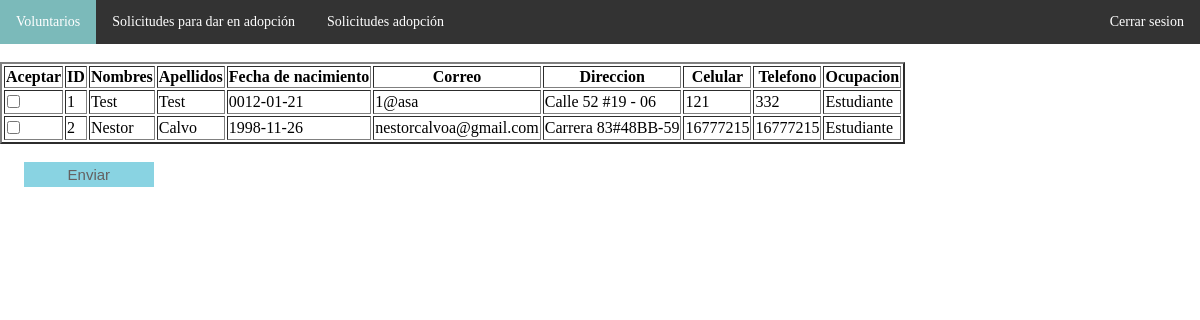
The app's page /php/voluntarios_add.php with its own data.
### tables this page shows
CREATE TABLE `voluntarios` (
  `nombres` varchar(151) NOT NULL,
  `apellidos` varchar(151) NOT NULL,
  `fecha` date NOT NULL,
  `correo` varchar(151) NOT NULL,
  `direccion` varchar(151) NOT NULL,
  `celular` mediumint(30) UNSIGNED NOT NULL,
  `telefono` mediumint(30) UNSIGNED NOT NULL,
  `ocupacion` varchar(151) NOT NULL,
  `id` int(11) NOT NULL,
  `revisado` varchar(11) NOT NULL DEFAULT 'no'
);

### php/voluntarios_add.php (the view, shortened to what this page needs)
<!DOCTYPE html>
<html lang="en">
<head>
    <link rel="stylesheet" href="../css/style_admin.css">
</head>
<body>
    <nav>
        <ul>
            <li><a class="active"  href="../php/voluntarios_add.php">Voluntarios</a></li>
            <li><a href="../php/solicitudes_add.php">Solicitudes para dar en adopción</a></li>
            <li><a href="../php/adopcion_acept.php">Solicitudes adopción</a></li>
            <li style="float:right"><a href="index.php" id="close_sesion">Cerrar sesion</a></li>
        </ul>
    </nav>
    <br>
    <table border = '2'>
        <tr>
            <th>Aceptar</th>
            <th>ID</th>
            <th>Nombres</th>
            <th>Apellidos</th>
            <th>Fecha de nacimiento</th>
            <th>Correo</th>
            <th>Direccion</th>
            <th>Celular</th>
            <th>Telefono</th>
            <th>Ocupacion</th>
        </tr>
        <?php
        $conectar = new mysqli('localhost', 'root', '', 'happy_animals');
        $conectar->set_charset("utf8");
        $sql = "SELECT * FROM voluntarios WHERE revisado = 'no'";
        $ejecutar = $conectar->query($sql);
        if(!$ejecutar){
            echo "Hubo error al ejectuar la cola";
            echo "<br>";
            echo $conectar->error;
        }
        else{
        ?>
        <?php
        while($rows = mysqli_fetch_array($ejecutar)){
            echo "<form method='post' name='check_solicitudes_vol' id = 'check_solicitudes_vol' action='check_voluntarios.php'>";
            echo "<tr>";
            echo "<td>";
            ?>
            <input type='checkbox' id =<?php echo $rows['id'] ?>  name=<?php echo $rows['id'] ?>>
            <?php
            echo "</td>";
            echo "<td>" .  $rows['id'] . "</td>" ;
            echo "<td>" .  $rows['nombres'] . "</td>" ;
            echo "<td>" .  $rows['apellidos'] . "</td>" ;
            echo "<td>" .  $rows['fecha'] . "</td>" ;
            echo "<td>" .  $rows['correo'] . "</td>" ;
            echo "<td>" .  $rows['direccion'] . "</td>" ;
            echo "<td>" .  $rows['celular'] . "</td>" ;
            echo "<td>" .  $rows['telefono'] . "</td>" ;
            echo "<td>" .  $rows['ocupacion'] . "</td>" ;
            echo "</tr>";
        }
        ?>
    </table>
    <br>
    <input type="submit" value="Enviar">
    <?php
    }
    ?>
</body>
</html>

### css/style_admin.css (style rules this page uses)
body { margin: 0; }
nav { background-color: #333; margin: 0; }
ul { list-style-type: none; margin: 0; padding: 0; overflow: hidden; }
li { float: left; }
li a { display: block; color: white; text-align: center; padding: 14px 16px; text-decoration: none; font-family: Bahnschrift; font-size: 14px; }
.active { background-color: #89d3e2; }
input { border: none; border-bottom: 1px solid #8b9191; margin-left: 2%; }
input[type=submit] { border: none; background-color: #89d3e2; color: #646060; font-size: 15px; padding: 4px; width: 10.8%; margin-left: 2%; }

### records on screen
voluntarios: id "1", nombres "Test", apellidos "Test", fecha "0012-01-21", correo "1@asa", direccion "Calle 52 #19 - 06", celular "121", telefono "332", ocupacion "Estudiante"
voluntarios: id "2", nombres "Nestor", apellidos "Calvo", fecha "1998-11-26", correo "nestorcalvoa@gmail.com", direccion "Carrera 83#48BB-59", celular "16777215", telefono "16777215", ocupacion "Estudiante"
